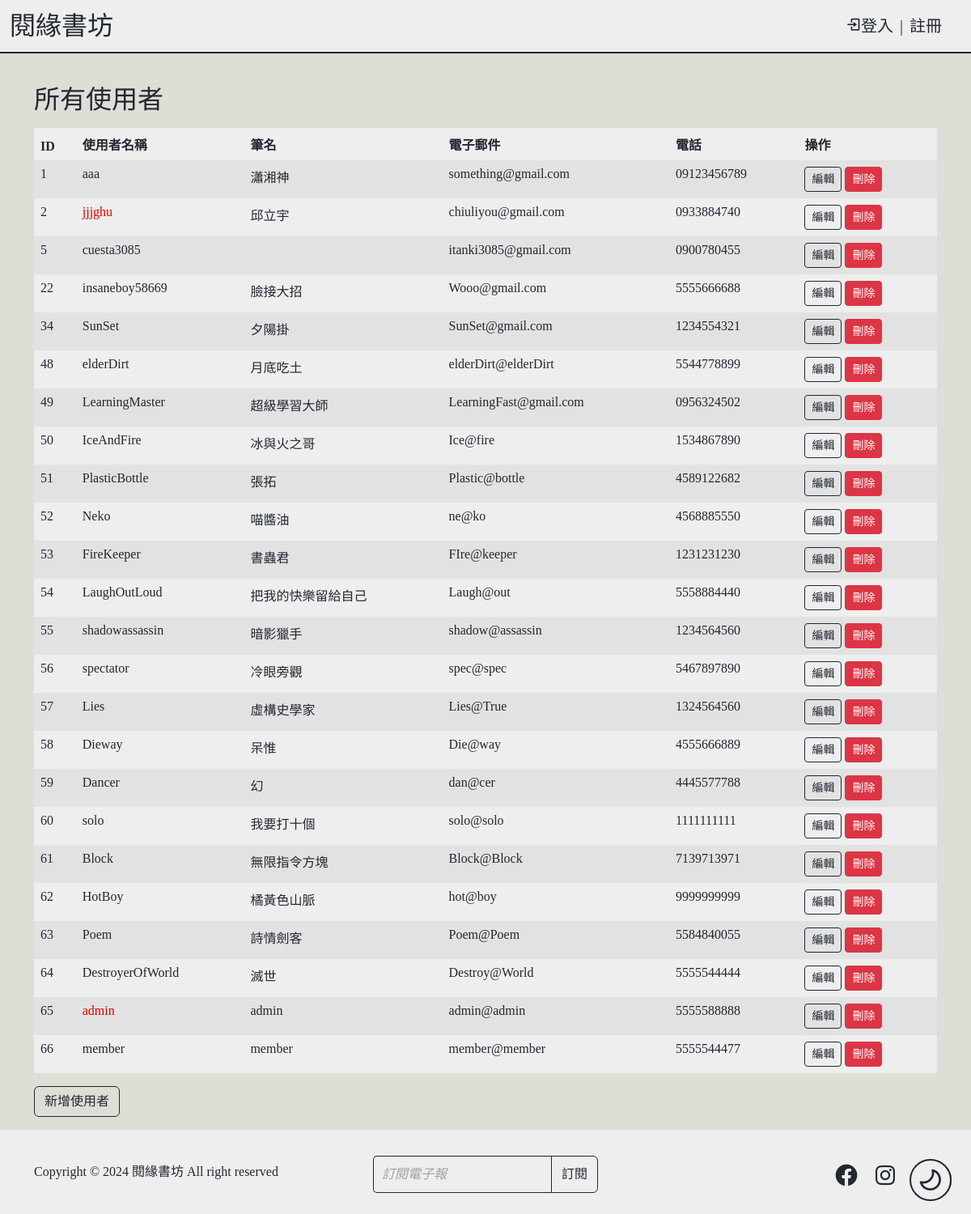
/admin.php, run on an earlier commit of the app's database.
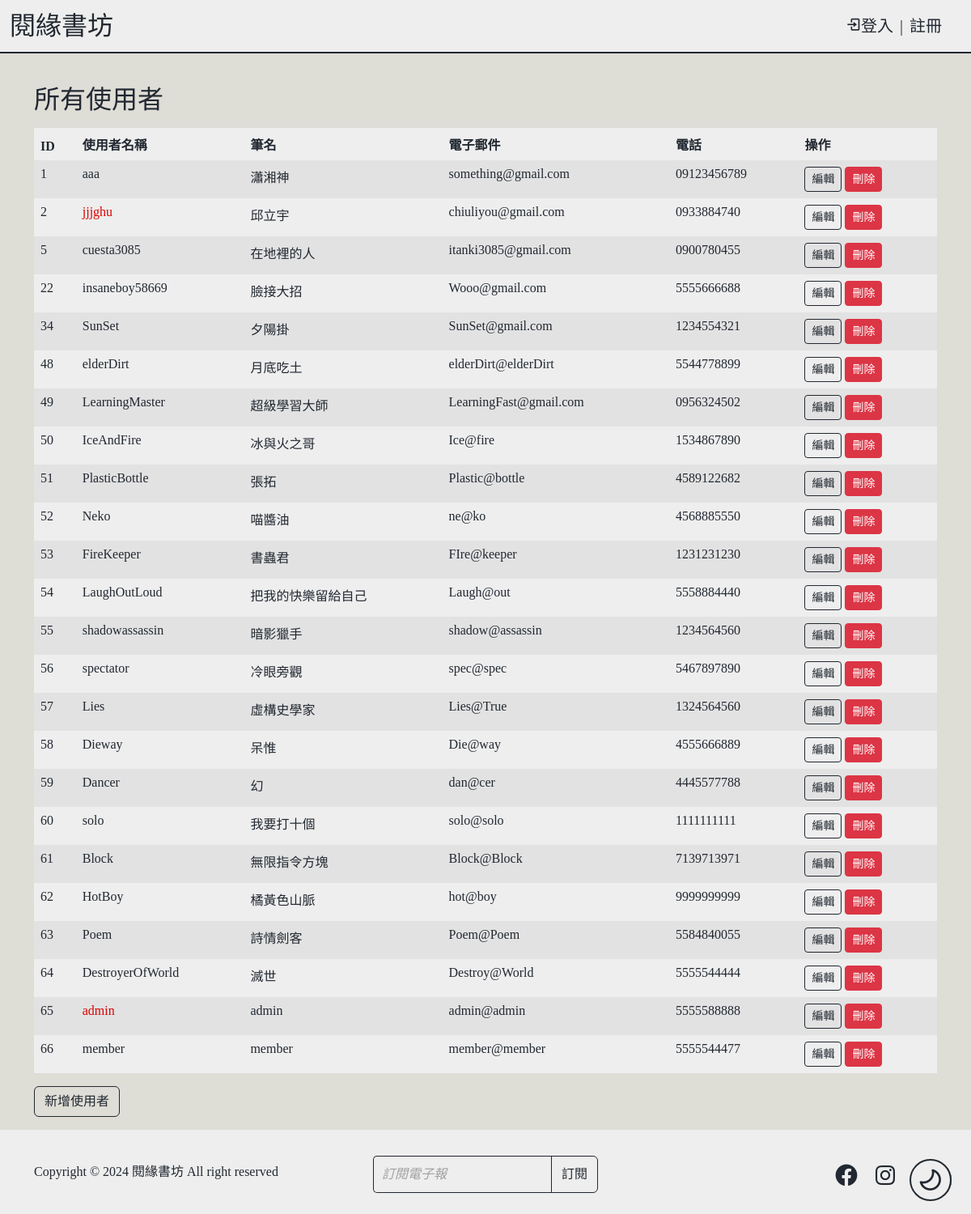
And on a later commit of the database.
### tables this page shows
CREATE TABLE `author` (
  `id` int(11) NOT NULL,
  `username` varchar(255) NOT NULL,
  `bio` text DEFAULT NULL,
  `password` varchar(255) NOT NULL,
  `phone` varchar(20) DEFAULT NULL,
  `email` varchar(255) DEFAULT NULL,
  `penName` varchar(255) DEFAULT NULL,
  `is_admin` tinyint(1) DEFAULT 0
);

### .Theme.php (called while the page is built, shortened)
<?php
$theme = "";

### admin.php (the view, shortened to what this page needs)
<?php
include '.LinkSql.php';
$query = "SELECT * FROM author";
$result = $link->query($query);
?>
<!DOCTYPE html>
<html lang="zh-Hant-TW">
<head>
    <?php include '.Style.php'; ?>
</head>
<?php include '.Theme.php'; ?>
<body class="<?php echo $theme; ?>">
    <?php include '.Header.php'; ?>
    <main class="container mt-10vh">
        <h2 class="mb-3">所有使用者</h2>
        <table class="table table-striped table-borderless" id="adminTable">
            <thead>
                <tr>
                    <th>ID</th>
                    <th>使用者名稱</th>
                    <th>筆名</th>
                    <th>電子郵件</th>
                    <th>電話</th>
                    <th>操作</th>
                </tr>
            </thead>
            <tbody>
                <?php while ($row = $result->fetch_assoc()): ?>
                    <tr>
                        <td><?php echo $row['id']; ?></td>
                        <td <?php if ($row['is_admin'])
                            echo "class='text-danger'"; ?>><?php echo $row['username']; ?></td>
                        <td><?php echo $row['penName']; ?></td>
                        <td><?php echo $row['email']; ?></td>
                        <td><?php echo $row['phone']; ?></td>
                        <td>
                            <button type="button" class="btn btn-primary btn-sm" data-bs-toggle="modal"
                                data-bs-target="#AddUserModal" data-id="<?php echo $row['id']; ?>"
                                data-username="<?php echo $row['username']; ?>"
                                data-penName="<?php echo $row['penName']; ?>" data-email="<?php echo $row['email']; ?>"
                                data-phone="<?php echo $row['phone']; ?>"
                                data-is_admin="<?php echo $row['is_admin']; ?>">編輯</button>
                            <a href="admin.php?delete_user=<?php echo $row['id']; ?>" class="btn btn-danger btn-sm"
                                onclick="return confirm('確定要刪除這個使用者嗎?');">刪除</a>
                        </td>
                    </tr>
                <?php endwhile; ?>
            </tbody>
        </table>
        <button type="button" class="btn btn-primary mb-3" data-bs-toggle="modal" data-bs-target="#AddUserModal">
            新增使用者
        </button>
    </main>
    <?php include '.Footer.php'; ?>
</body>
</html>

What changed in the data, as far as the page shows it:
changed author "cuesta3085": penName (not shown) → "在地裡的人"
